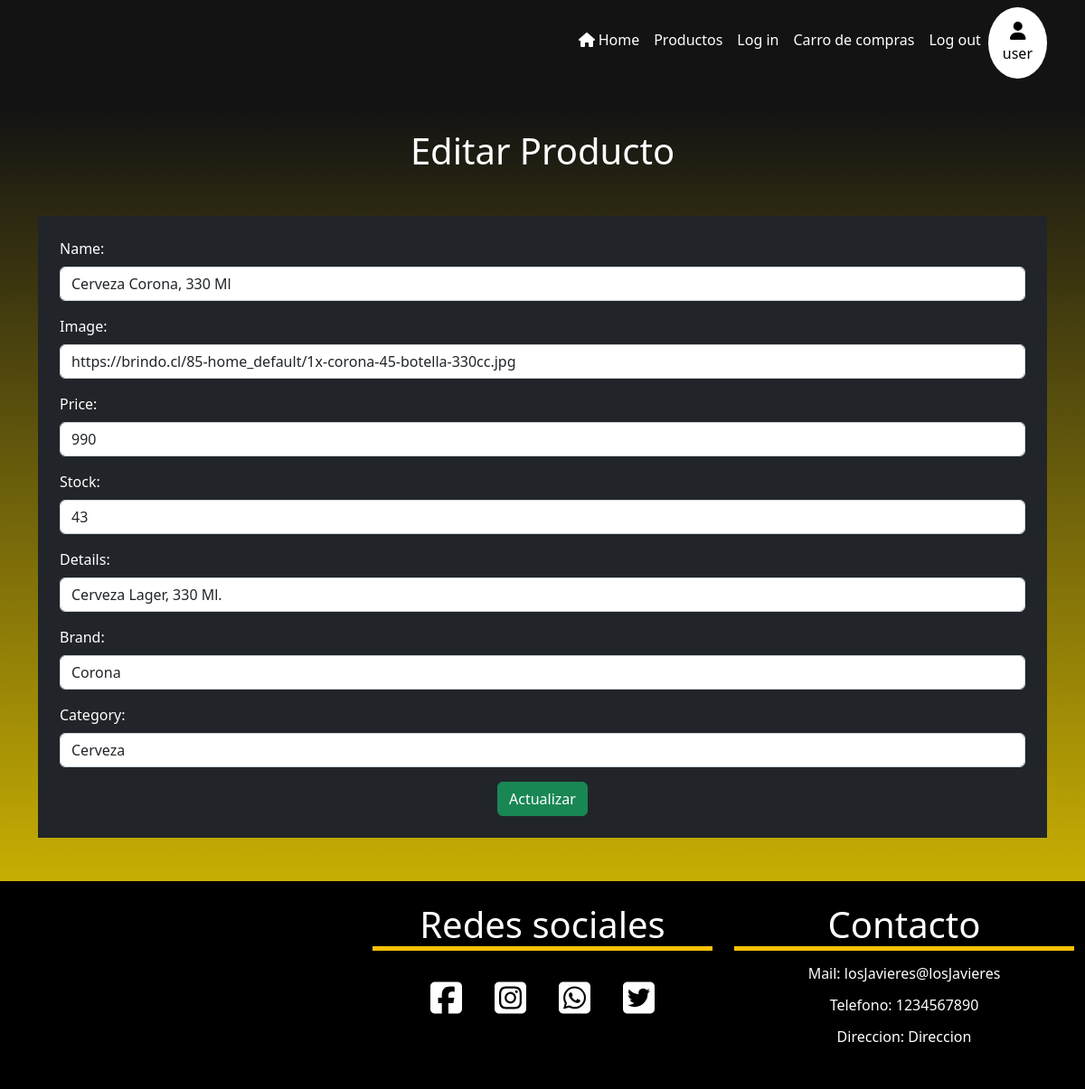
The app's page /products/editProduct/2 (signed in) with its own data.
### Botilleria/models.py (models this page shows)
class Product(models.Model):
    try:
        name = models.CharField(max_length=100)
        image = models.CharField(max_length=500)
        price = models.IntegerField()
        stock = models.IntegerField()
        min_stock = models.IntegerField(default=10)
        details = models.CharField(max_length=500)
        brand = models.CharField(max_length=50)
        category = models.CharField(max_length=100)
        class Meta:
            ordering = ['id']
    except Exception as e:
        print('Modelo no creado: ', e)

### Botilleria/views.py (the view)
# urls.py: path('products/editProduct/<int:pk>',
@login_required
def editProduct(request, pk):
    try:
        product = get_object_or_404(Product, pk=pk)
        if request.method == 'POST':
            form = ProductForm(request.POST, instance=product)
            if form.is_valid():
                product = form.save(commit=False)
                product.save()
                messages.success(request, 'Producto modificado')
                return redirect('administrator')
        else:
            form = ProductForm(instance=product)
        return render(request, 'Products/editProduct.html', {'form': form})
    except Exception as e:
        print('producto no editado', e)

### Botilleria/context_processors.py (called while the page is built)
def totalPrice(request):
    totalCarrito = 0
    if 'cart' in request.session:
        for key, value in request.session['cart'].items():
            totalCarrito += int(value['price'])
    return {'totalPrice': totalCarrito}

### Botilleria/templates/Products/editProduct.html
{% extends '../layout/base.html' %} {% block content %}
<h1 class="text-center my-5">Editar Producto</h1>
<section class="container">
  <form method="POST" class="bg-dark container p-4 text-white">
    {% csrf_token %} {{ form.as_p }}
    <div class="text-center">
      <button type="submit" class="btn btn-success">Actualizar</button>
    </div>
  </form>
</section>
{% endblock %}

### Botilleria/templates/layout/base.html (shortened to what this page needs)
{% load static %}
<!DOCTYPE html>
<html lang="en">
<head>
  <link href="https://cdn.jsdelivr.net/npm/bootstrap@5.2.1/dist/css/bootstrap.min.css" rel="stylesheet"
 />
  <link rel="stylesheet" href="{% static 'css/style.css' %}" />
</head>
<body>
  <header>
    <nav class="navbar navbar-expand-lg navbar-dark">
      <div class="container">
        <div class="collapse navbar-collapse" id="navbarSupportedContent">
          <ul class="navbar-nav ms-auto mb-2 mb-lg-0">
            <li class="nav-item pt-3">
              <a class="nav-link active" aria-current="page" href="{% url 'home' %}"><i
                  class="fa-solid fa-house me-1"></i></i>Home</a>
            </li>
            <li class="nav-item pt-3">
              <a class="nav-link active" href="{% url 'products' %}">Productos</a>
            </li>
            <li class="nav-item pt-3">
              <a class="nav-link active" href="{% url 'login' %}">Log in</a>
            </li>
            <li class="nav-item pt-3">
              <a class="nav-link active" href="{% url 'cart' %}"></i>Carro de compras
              </a>
            </li>
            {% if user.is_authenticated %}
            <li class="nav-item pt-3">
              <a class="nav-link active" href="{% url 'logout' %}">Log out</a>
            </li>
            <li class="nav-item bg-white rounded-circle">
              <h5 class="text-center m-0"><i class="fa-solid fa-user text-black pt-3"></i></h5>
              <p class="text-black px-3">{{request.user}}</span>
            </li>
            {% endif %}
          </ul>
        </div>
      </div>
    </nav>
  </header>
  {% block content %} {% endblock %}
  <footer class="footer mt-5">
    <div class="row mx-auto">
      <div class="col-12 col-sm-4 col-md-4 col-lg-4 col-xl-4">
      </div>
      <div class="col-12 col-sm-4 col-md-4 col-lg-4 col-xl-4">
        <h1 class="text-center text-white mt-4 border-bottom border-5 border-warning">Redes sociales</h1>
        <div class="row mt-3">
          <div class="container text-center">
            <i class="fa-brands fa-square-facebook text-white h1 m-3"></i>
            <i class="fa-brands fa-square-instagram text-white h1 m-3"></i>
            <i class="fa-brands fa-square-whatsapp text-white h1 m-3"></i>
            <i class="fa-brands fa-square-twitter text-white h1 m-3"></i>
          </div>
        </div>
      </div>
      <div class="col-12 col-sm-4 col-md-4 col-lg-4 col-xl-4">
        <h1 class="text-center text-white mt-4 border-bottom border-5 border-warning">Contacto</h1>
        <h6 class="text-white text-center mt-3">
          Mail: losJavieres@losJavieres
        </h6>
        <h6 class="text-white text-center mt-3">Telefono: 1234567890</h6>
        <h6 class="text-white text-center mt-3">Direccion: Direccion</h6>
      </div>
    </div>
  </footer>
</body>
</html>

### Botilleria/static/css/style.css (style rules this page uses)
body { background: linear-gradient(rgb(19, 19, 19) 10%, rgb(223, 194, 1) 90%); box-sizing: content-box; min-height: 100vh; }
.navbar { background: rgb(19, 19, 19); }
.footer { background: black; width: 100%; height: 230px; }
h1 { color: white; }

### records on screen
Product: name "Cerveza Corona, 330 Ml", image "https://brindo.cl/85-home_default/1x-corona-45-botella-330cc.jpg", price "990", stock "43", details "Cerveza Lager, 330 Ml.", brand "Corona", category "Cerveza"

### other values on screen
{{ request.user }} "user"
